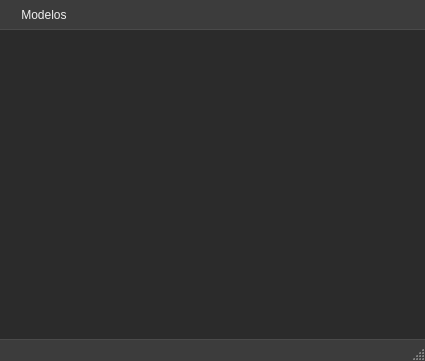
<?xml version="1.0" encoding="UTF-8"?>
<ui version="4.0">
 <class>MainWindow</class>
 <widget class="QMainWindow" name="MainWindow">
  <property name="geometry">
   <rect>
    <x>0</x>
    <y>0</y>
    <width>425</width>
    <height>361</height>
   </rect>
  </property>
  <property name="windowTitle">
   <string>MainWindow</string>
  </property>
  <property name="styleSheet">
   <string notr="true">/*
 * TEMA OSCURO PROFESIONAL (MODERN DARK)
 * Aplica esto en la propiedad 'styleSheet' de tu QMainWindow.
 */

/* Estilo base para la ventana (opcional, pero recomendado) */
QMainWindow {
    background-color: #2B2B2B; /* Fondo principal muy oscuro */
    color: #F0F0F0; /* Color de texto base (claro) */
}

/* --- QMenuBar (Barra de Menú Principal) --- */
QMenuBar {
    background-color: #3C3C3C; /* Fondo de la barra de menú */
    color: #F0F0F0; /* Color del texto */
    padding: 3px 5px; /* Espaciado interno */
    border-bottom: 1px solid #4A4A4A; /* Línea sutil de separación */
}

/* Ítems de la barra de menú (Ej: &quot;Archivo&quot;, &quot;Editar&quot;) */
QMenuBar::item {
    background: transparent; /* Fondo transparente por defecto */
    padding: 5px 10px; /* Espaciado de cada ítem */
    border-radius: 4px; /* Bordes redondeados */
}

/* Ítems al pasar el ratón (hover) o al estar seleccionados (menú abierto) */
QMenuBar::item:selected, QMenuBar::item:pressed {
    background-color: #0078D7; /* Color de realce (azul) */
    color: #FFFFFF; /* Texto blanco al seleccionar */
}

/* --- QMenu (Menú Desplegable) --- */
QMenu {
    background-color: #3C3C3C; /* Fondo del menú desplegable */
    color: #F0F0F0; /* Color del texto */
    border: 1px solid #4A4A4A; /* Borde del menú */
    padding: 5px; /* Espaciado interno del contenedor del menú */
}

/* Ítems dentro del menú desplegable (QAction) */
QMenu::item {
    padding: 6px 25px 6px 25px; /* Espaciado (amplio a los lados para íconos/shortcuts) */
    margin: 2px 4px; /* Margen entre ítems */
    border-radius: 4px; /* Bordes redondeados */
}

/* Ítem al ser seleccionado (hover) */
QMenu::item:selected {
    background-color: #0078D7; /* Mismo realce azul */
    color: #FFFFFF;
}

/* Ítem deshabilitado (QAction.setEnabled(false)) */
QMenu::item:disabled {
    color: #888888; /* Color de texto grisáceo */
    background-color: transparent; /* Sin fondo */
}

/* Separador dentro del menú */
QMenu::separator {
    height: 1px;
    background-color: #4A4A4A; /* Línea de separación */
    margin: 5px 0px; /* Espacio arriba y abajo del separador */
}

/* --- QStatusBar (Barra de Estado) --- */
QStatusBar {
    background-color: #3C3C3C; /* Mismo fondo que la barra de menú */
    color: #D0D0D0; /* Texto ligeramente más tenue */
    border-top: 1px solid #4A4A4A; /* Línea superior de separación */
    padding: 3px;
}

QStatusBar::item {
    border: none; /* Sin bordes entre los ítems de la barra de estado */
    padding: 0px 5px;
}</string>
  </property>
  <widget class="QWidget" name="centralwidget"/>
  <widget class="QMenuBar" name="menubar">
   <property name="geometry">
    <rect>
     <x>0</x>
     <y>0</y>
     <width>425</width>
     <height>32</height>
    </rect>
   </property>
   <widget class="QMenu" name="menuModelos">
    <property name="title">
     <string>Modelos</string>
    </property>
    <addaction name="actionbasicos"/>
    <addaction name="actionlangchain_2"/>
    <addaction name="separator"/>
    <addaction name="actionsalir"/>
   </widget>
   <addaction name="menuModelos"/>
  </widget>
  <widget class="QStatusBar" name="statusbar"/>
  <action name="actionbasicos">
   <property name="text">
    <string>basicos</string>
   </property>
  </action>
  <action name="actionsalir">
   <property name="text">
    <string>salir</string>
   </property>
  </action>
  <action name="actionlangchain_2">
   <property name="text">
    <string>langchain</string>
   </property>
  </action>
 </widget>
 <resources/>
 <connections/>
</ui>
